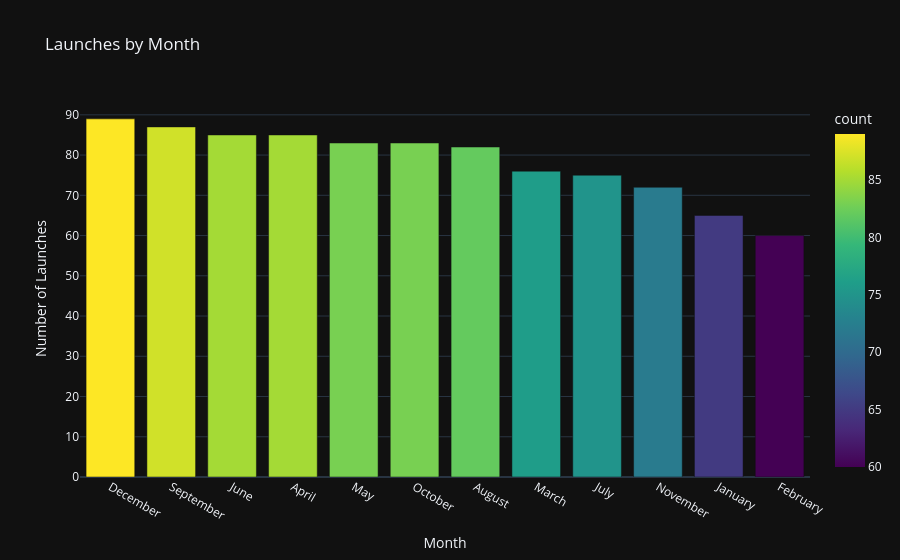

The code cell stored with this chart in its notebook:
### Markdown cell above
Extracted month info from Date and counted the number of launches per month.

### Code cell
fig = px.bar(
    launches_by_month.reset_index(),
    x='Month_Name',
    y='count',
    title='Launches by Month',
    color='count',
    color_continuous_scale='Viridis'  
)

fig.update_layout(
    xaxis_title='Month',
    yaxis_title='Number of Launches',
    template='plotly_dark'
)

fig.show()

### Figure 1 — Plotly figure (JSON) as saved in the notebook; plotly's stock layout.template omitted (floating-point values rounded to 4 significant figures)
{"data": [{"hovertemplate": "Month_Name=%{x}<br>count=%{marker.color}<extra></extra>", "legendgroup": "", "marker": {"color": [89, 87, 85, 85, 83, 83, 82, 76, 75, 72, 65, 60], "coloraxis": "coloraxis", "pattern": {"shape": ""}}, "name": "", "orientation": "v", "showlegend": false, "textposition": "auto", "type": "bar", "x": ["December", "September", "June", "April", "May", "October", "August", "March", "July", "November", "January", "February"], "xaxis": "x", "y": [89, 87, 85, 85, 83, 83, 82, 76, 75, 72, 65, 60], "yaxis": "y"}], "layout": {"barmode": "relative", "coloraxis": {"colorbar": {"title": {"text": "count"}}, "colorscale": [[0, "#440154"], [0.1111, "#482878"], [0.2222, "#3e4989"], [0.3333, "#31688e"], [0.4444, "#26828e"], [0.5556, "#1f9e89"], [0.6667, "#35b779"], [0.7778, "#6ece58"], [0.8889, "#b5de2b"], [1, "#fde725"]]}, "legend": {"tracegroupgap": 0}, "title": {"text": "Launches by Month"}, "xaxis": {"anchor": "y", "domain": [0, 1], "title": {"text": "Month"}}, "yaxis": {"anchor": "x", "domain": [0, 1], "title": {"text": "Number of Launches"}}}}
